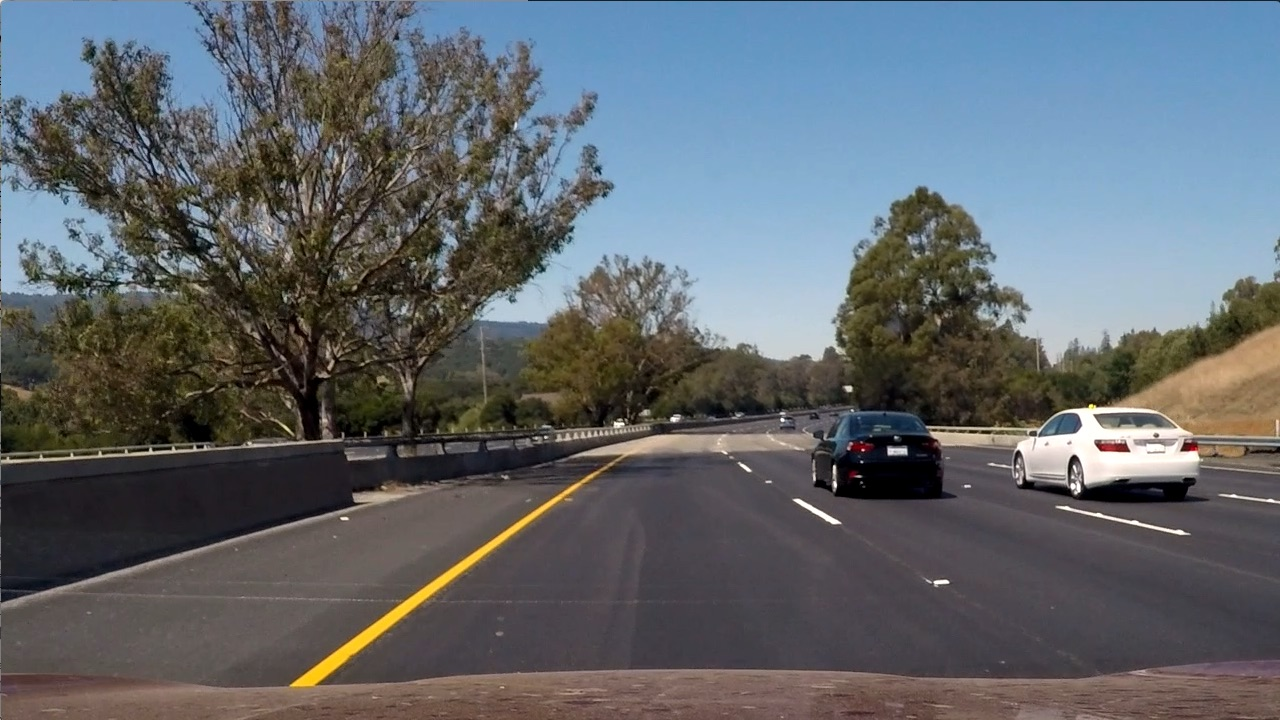
#> input picture test_images/test6.jpg, 1280 x 720 px
$ python -i plotslidingwindows.py   (imports and definitions only)   (older library calls are emulated)
#> lines starting #> are read from the running program, lines starting #| are printed output that depends on the picture

# coding: utf-8

# In[16]:

import pickle
import numpy as np
import cv2
from skimage.feature import hog


# In[17]:

# [2 lines not run here, left out]


# In[18]:

# play with these values to see how your classifier
# performs under different binning scenarios
color_space = 'HSV' # Can be RGB, HSV, LUV, HLS, YUV, YCrCb
orient = 6  # HOG orientations
pix_per_cell = 8 # HOG pixels per cell
cell_per_block = 2 # HOG cells per block
hog_channel = "ALL" # Can be 0, 1, 2, or "ALL"
spatial_size = (16, 16) # Spatial binning dimensions
hist_bins = 48    # Number of histogram bins
spatial_feat = True # Spatial features on or off
hist_feat = True # Histogram features on or off
hog_feat = True # HOG features on or off
vis = True


# In[19]:

y_start_stop = [360, 719] # Min and max in y to search in slide_window()
# [1 line not run here, left out]


# In[20]:

# Define a function to compute binned color features
def bin_spatial(img, size=(32, 32)):
    # Use cv2.resize().ravel() to create the feature vector
    features = cv2.resize(img, size).ravel()
    # Return the feature vector
    return features


# In[21]:

# Define a function to compute color histogram features
# NEED TO CHANGE bins_range if reading .png files with mpimg!
def color_hist(img, nbins=32, bins_range=(0, 256)):
    # Compute the histogram of the color channels separately
    channel1_hist = np.histogram(img[:,:,0], bins=nbins, range=bins_range)
    channel2_hist = np.histogram(img[:,:,1], bins=nbins, range=bins_range)
    channel3_hist = np.histogram(img[:,:,2], bins=nbins, range=bins_range)
    # Concatenate the histograms into a single feature vector
    hist_features = np.concatenate((channel1_hist[0], channel2_hist[0], channel3_hist[0]))
    # Return the individual histograms, bin_centers and feature vector
    return hist_features


# In[22]:

# Define a function to return HOG features and visualization
def get_hog_features(img, orient, pix_per_cell, cell_per_block,
                        vis=False, feature_vec=True):
    # Call with two outputs if vis==True
    if vis == True:
        features, hog_image = hog(img, orientations=orient,
                                  pixels_per_cell=(pix_per_cell, pix_per_cell),
                                  cells_per_block=(cell_per_block, cell_per_block),
                                  transform_sqrt=True,
                                  visualise=vis, feature_vector=feature_vec)
        return features, hog_image
    # Otherwise call with one output
    else:
        features = hog(img, orientations=orient,
                       pixels_per_cell=(pix_per_cell, pix_per_cell),
                       cells_per_block=(cell_per_block, cell_per_block),
                       transform_sqrt=True,
                       visualise=vis, feature_vector=feature_vec)
        return features


# In[23]:

# Define a function to extract features from a single image window
# This function is very similar to extract_features()
# just for a single image rather than list of images
def single_img_features(img, color_space='RGB', spatial_size=(32, 32),
                        hist_bins=32, orient=9,
                        pix_per_cell=8, cell_per_block=2, hog_channel=0,
                        spatial_feat=True, hist_feat=True, hog_feat=True):
    #1) Define an empty list to receive features
    img_features = []
    #2) Apply color conversion if other than 'RGB'
    if color_space != 'RGB':
        if color_space == 'HSV':
            feature_image = cv2.cvtColor(img, cv2.COLOR_RGB2HSV)
        elif color_space == 'LUV':
            feature_image = cv2.cvtColor(img, cv2.COLOR_RGB2LUV)
        elif color_space == 'HLS':
            feature_image = cv2.cvtColor(img, cv2.COLOR_RGB2HLS)
        elif color_space == 'YUV':
            feature_image = cv2.cvtColor(img, cv2.COLOR_RGB2YUV)
        elif color_space == 'YCrCb':
            feature_image = cv2.cvtColor(img, cv2.COLOR_RGB2YCrCb)
    else: feature_image = np.copy(img)
    #3) Compute spatial features if flag is set
    if spatial_feat == True:
        spatial_features = bin_spatial(feature_image, size=spatial_size)
        #4) Append features to list
        img_features.append(spatial_features)
    #5) Compute histogram features if flag is set
    if hist_feat == True:
        hist_features = color_hist(feature_image, nbins=hist_bins)
        #6) Append features to list
        img_features.append(hist_features)
    #7) Compute HOG features if flag is set
    if hog_feat == True:
        if hog_channel == 'ALL':
            hog_features = []
            for channel in range(feature_image.shape[2]):
                hog_features.extend(get_hog_features(feature_image[:,:,channel],
                                    orient, pix_per_cell, cell_per_block,
                                    vis=False, feature_vec=True))
        else:
            hog_features = get_hog_features(feature_image[:,:,hog_channel], orient,
                        pix_per_cell, cell_per_block, vis=False, feature_vec=True)
        #8) Append features to list
        img_features.append(hog_features)

    #9) Return concatenated array of features
    return np.concatenate(img_features)


# In[24]:

# Define a function you will pass an image
# and the list of windows to be searched (output of slide_windows())
# [75 lines left out: functions search_windows, slide_window, not called in this run]


# In[26]:

# Uncomment the following line if you extracted training
# data from .png images (scaled 0 to 1 by mpimg) and the
# image you are searching is a .jpg (scaled 0 to 255)
#image = image.astype(np.float32)/255

# [2 lines that did not run here, left out]

# [6 lines that did not run here, left out]

# [1 line that did not run here, left out]

# [1 line not run here, left out]


# In[ ]:


# In[ ]:

>>> import cv2
>>> picture = cv2.cvtColor(cv2.imread('test_images/test6.jpg'), cv2.COLOR_BGR2RGB)
>>> result = single_img_features(picture)
#> in bin_spatial, `features = cv2.resize(img, size).ravel()`: features = 3072 values, max 255 at index 1902, min 0 at index 1654, mean 101.7
#> in single_img_features, `spatial_features = bin_spatial(feature_image, size=spatial_size)`: spatial_features has the same summary as features in bin_spatial
#> in color_hist, `hist_features = np.concatenate((channel1_hist[0], channel2_hist[0], ch..`: hist_features = 96 values, max 118671 at index 73, min 658 at index 59, mean 28800
#> in get_hog_features, `features = hog(img, orientations=orient, pixels_per_cell=(pix_per_cell..`:
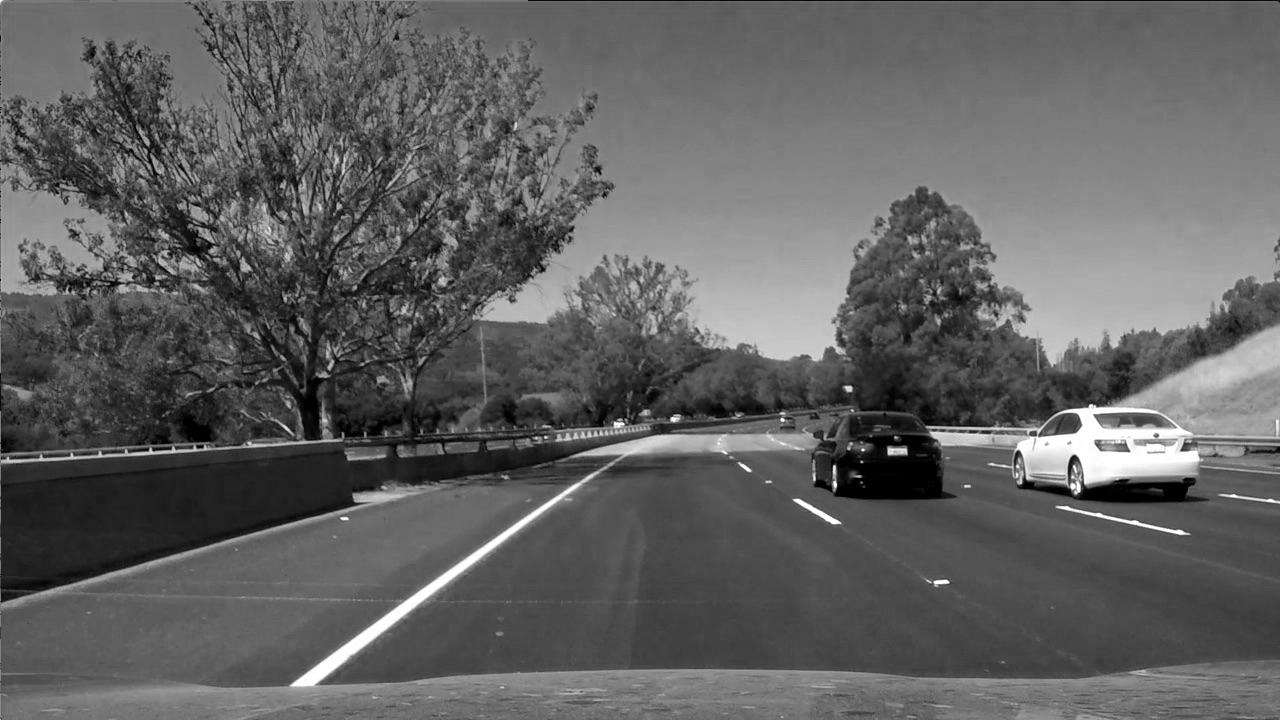
#> img: shape (720, 1280); min 0, max 255, mean 97

$ run again, on test_images/test1.jpg
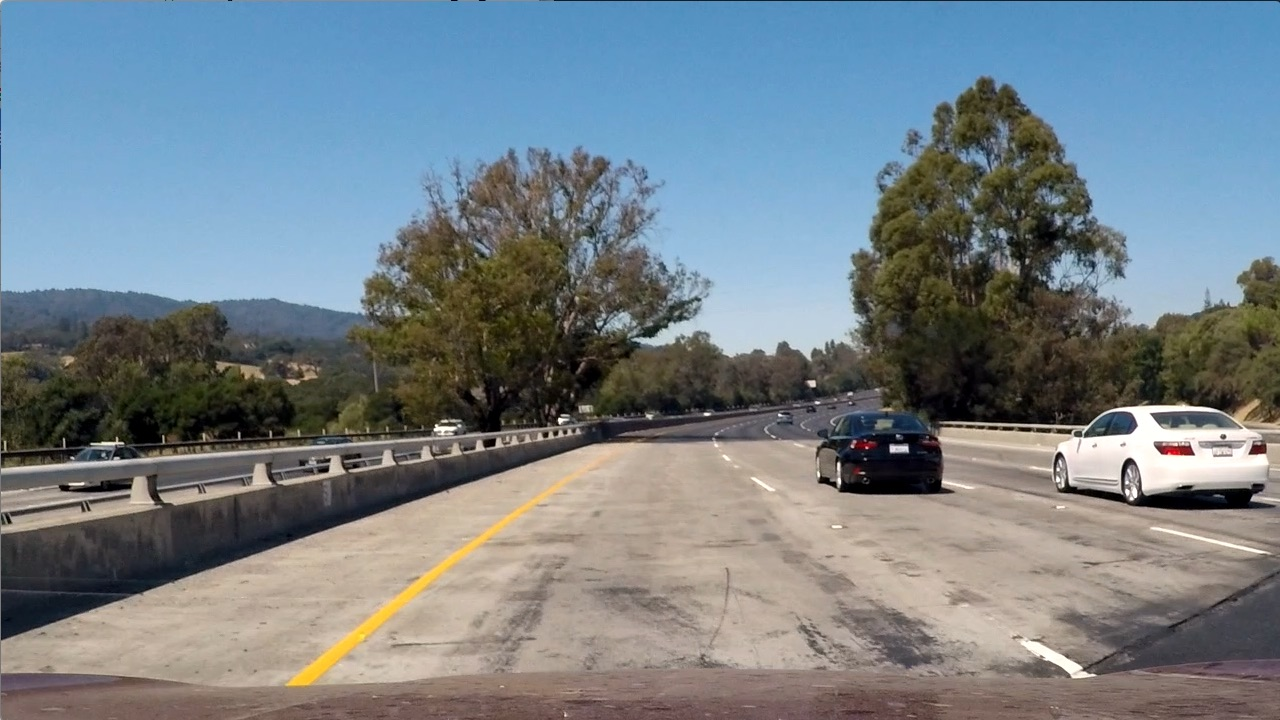
#> input picture test_images/test1.jpg, 1280 x 720 px
#> features = 3072 values, max 255 at index 1813, min 0 at index 1737, mean 127.1
#> spatial_features has the same summary as features in bin_spatial
#> in color_hist, `hist_features = np.concatenate((channel1_hist[0], channel2_hist[0], ch..`: hist_features = 96 values, max 111331 at index 89, min 936 at index 60, mean 28800
#> in get_hog_features, `features = hog(img, orientations=orient, pixels_per_cell=(pix_per_cell..`:
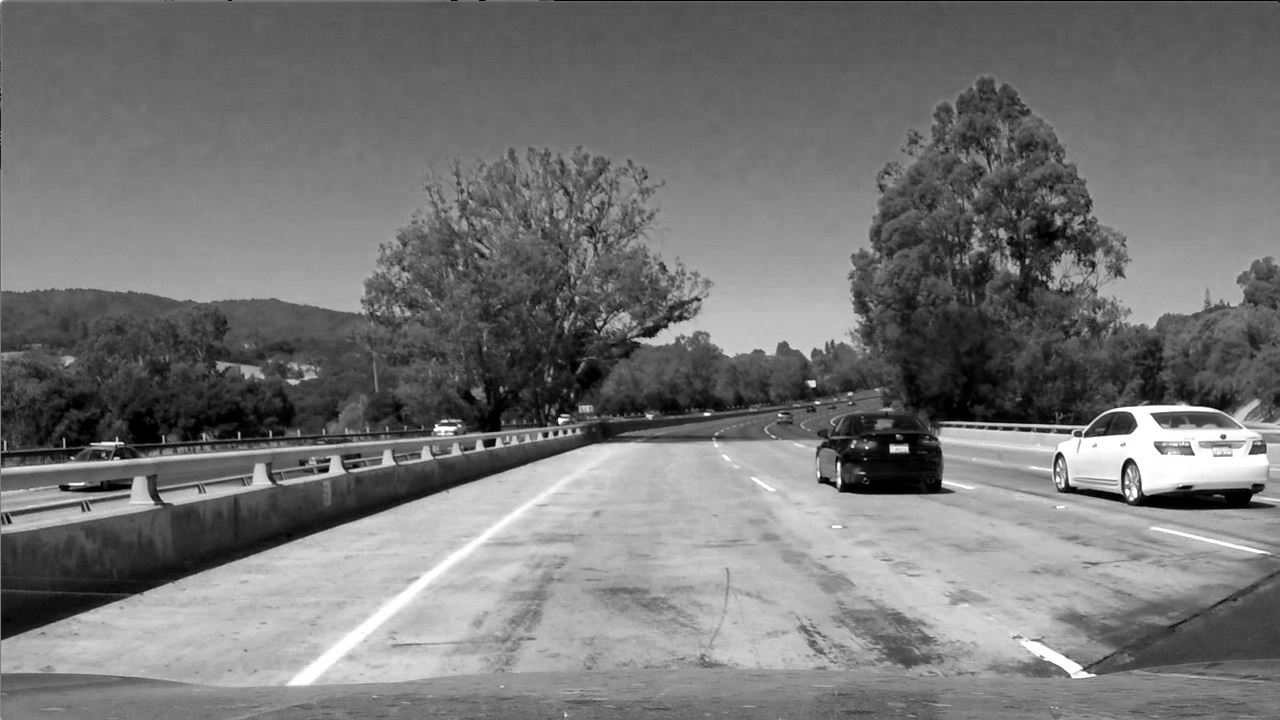
#> img: shape (720, 1280); min 0, max 255, mean 117.5

$ run again, on test_images/test2.jpg
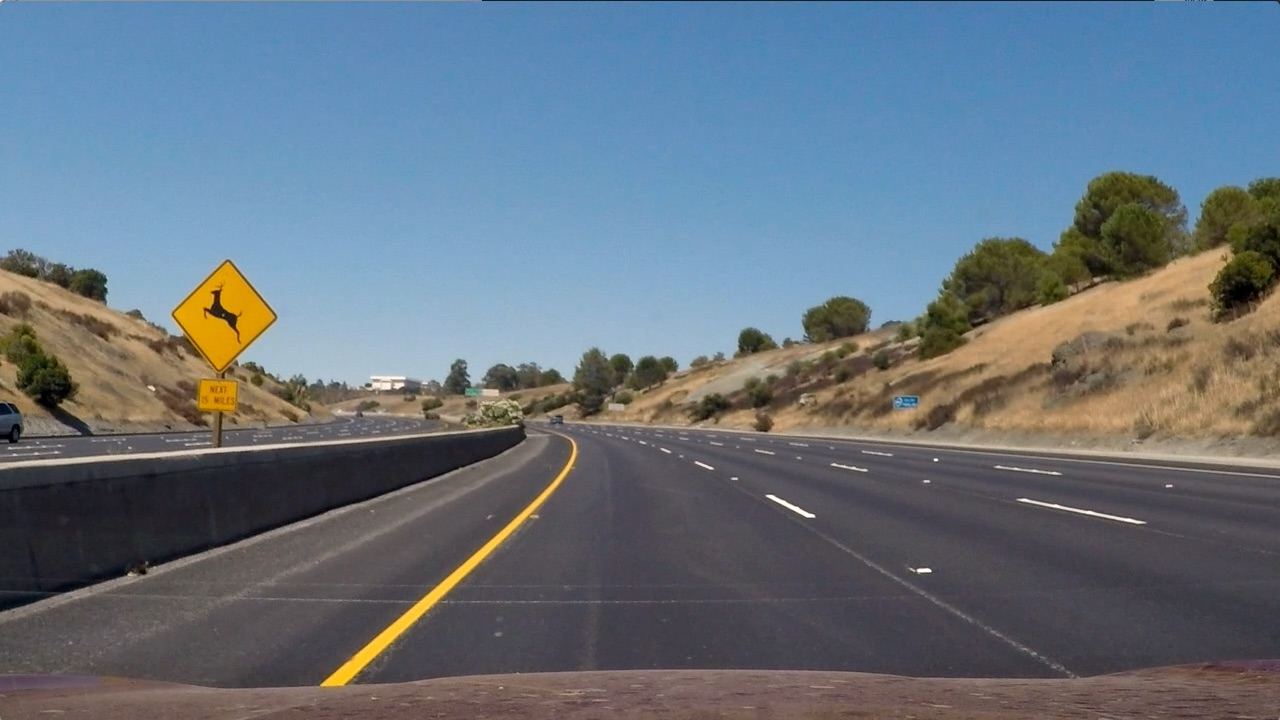
#> input picture test_images/test2.jpg, 1280 x 720 px
#> features = 3072 values, max 253 at index 2433, min 0 at index 1361, mean 113.6
#> spatial_features has the same summary as features in bin_spatial
#> in color_hist, `hist_features = np.concatenate((channel1_hist[0], channel2_hist[0], ch..`: hist_features = 96 values, max 117155 at index 74, min 82 at index 95, mean 28800
#> in get_hog_features, `features = hog(img, orientations=orient, pixels_per_cell=(pix_per_cell..`:
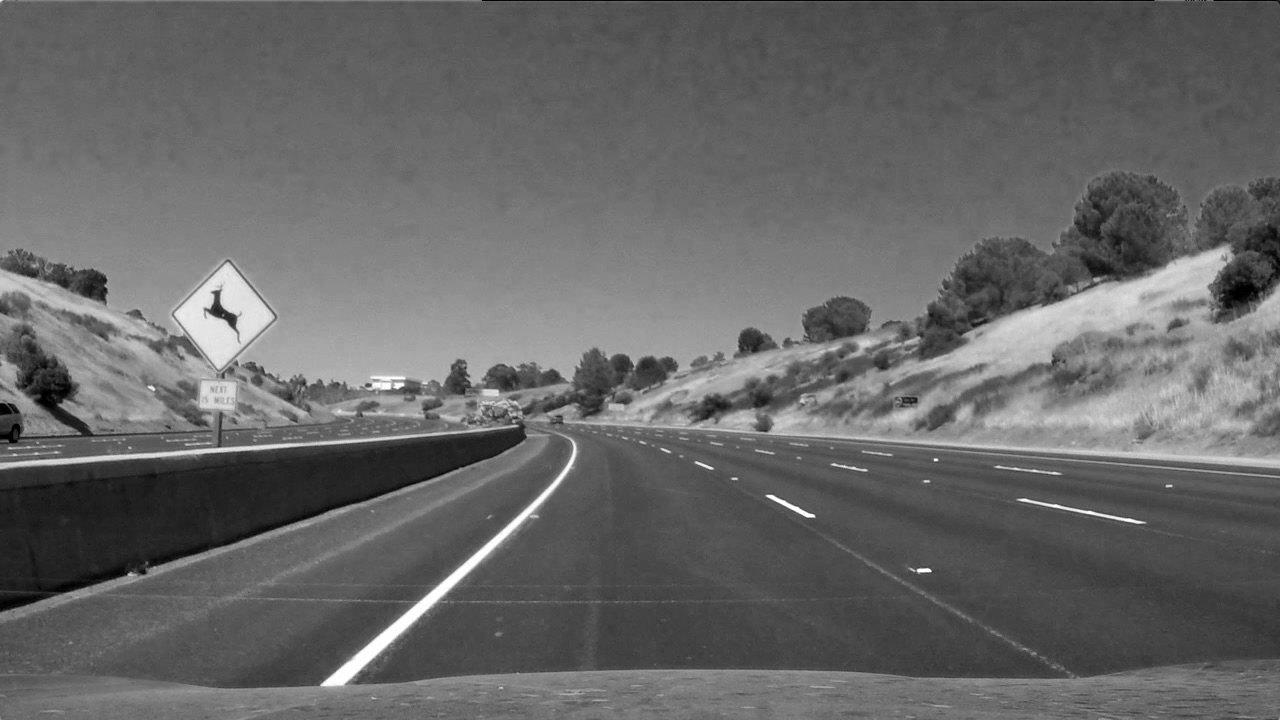
#> img: shape (720, 1280); min 0, max 255, mean 102.8

$ run again, on test_images/test3.jpg
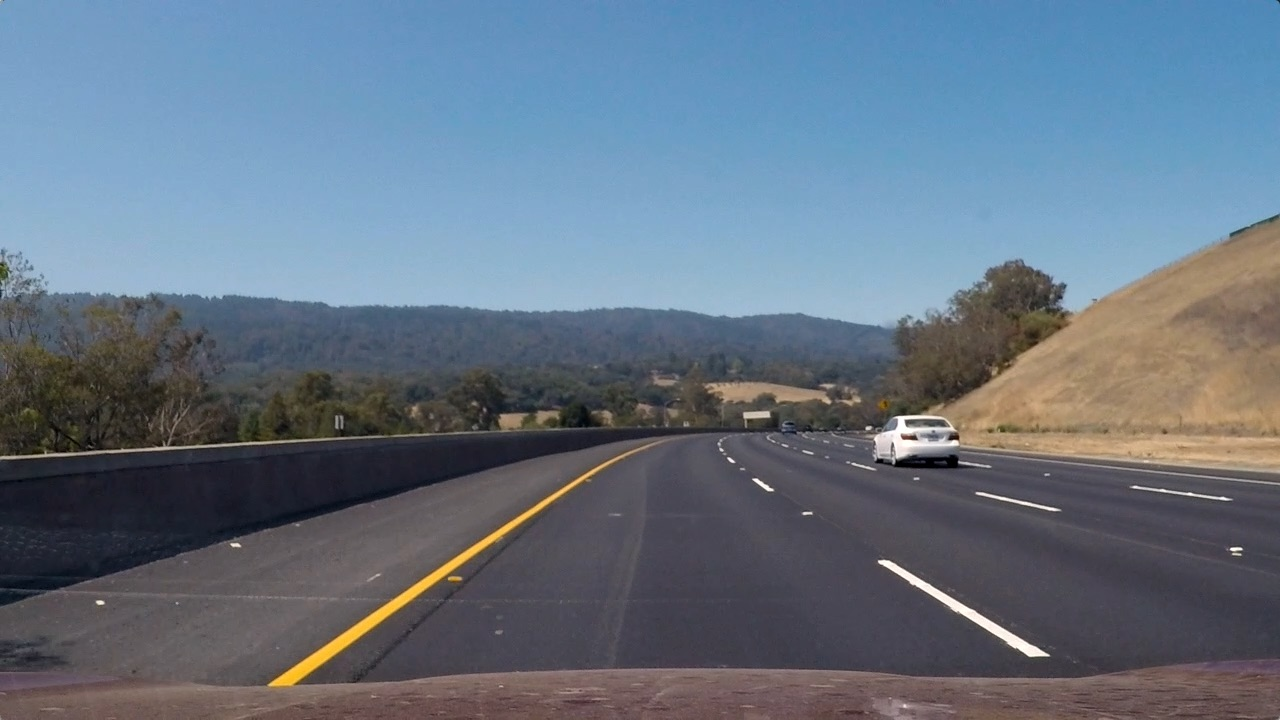
#> input picture test_images/test3.jpg, 1280 x 720 px
#> features = 3072 values, max 255 at index 2712, min 12 at index 2403, mean 115.9
#> spatial_features has the same summary as features in bin_spatial
#> in color_hist, `hist_features = np.concatenate((channel1_hist[0], channel2_hist[0], ch..`: hist_features = 96 values, max 140896 at index 89, min 252 at index 58, mean 28800
#> in get_hog_features, `features = hog(img, orientations=orient, pixels_per_cell=(pix_per_cell..`:
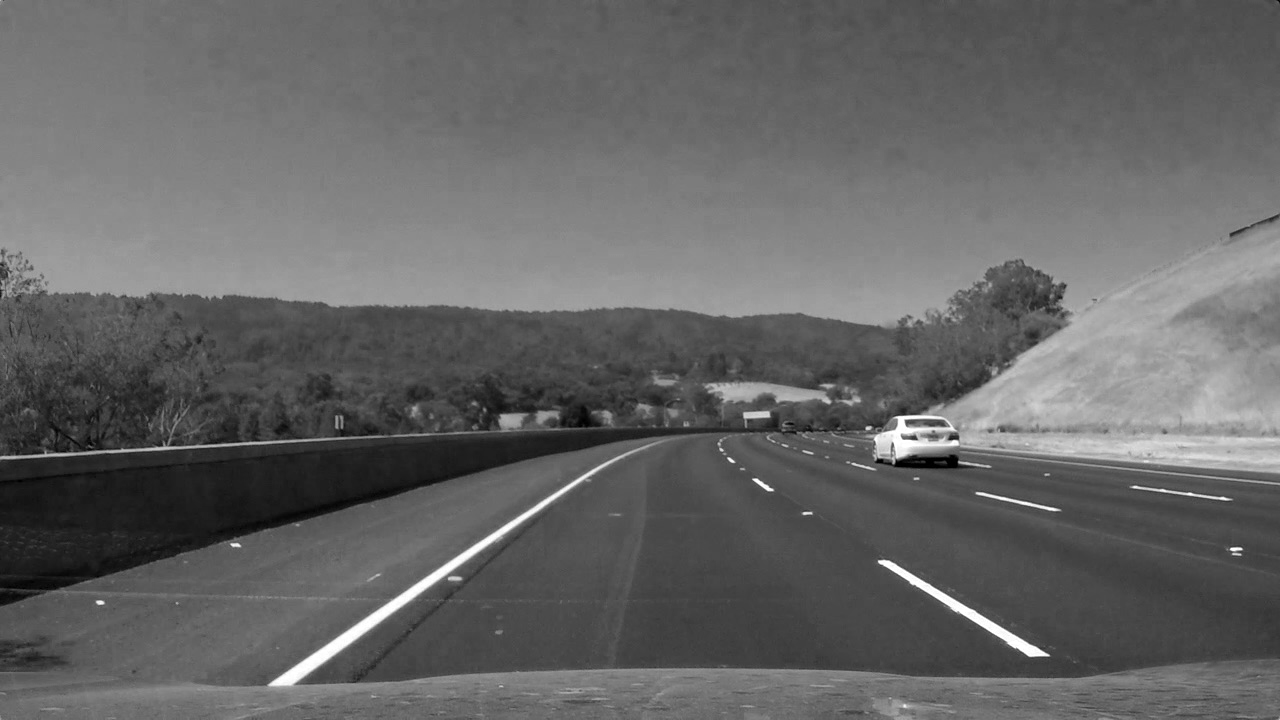
#> img: shape (720, 1280); min 0, max 255, mean 101.1
